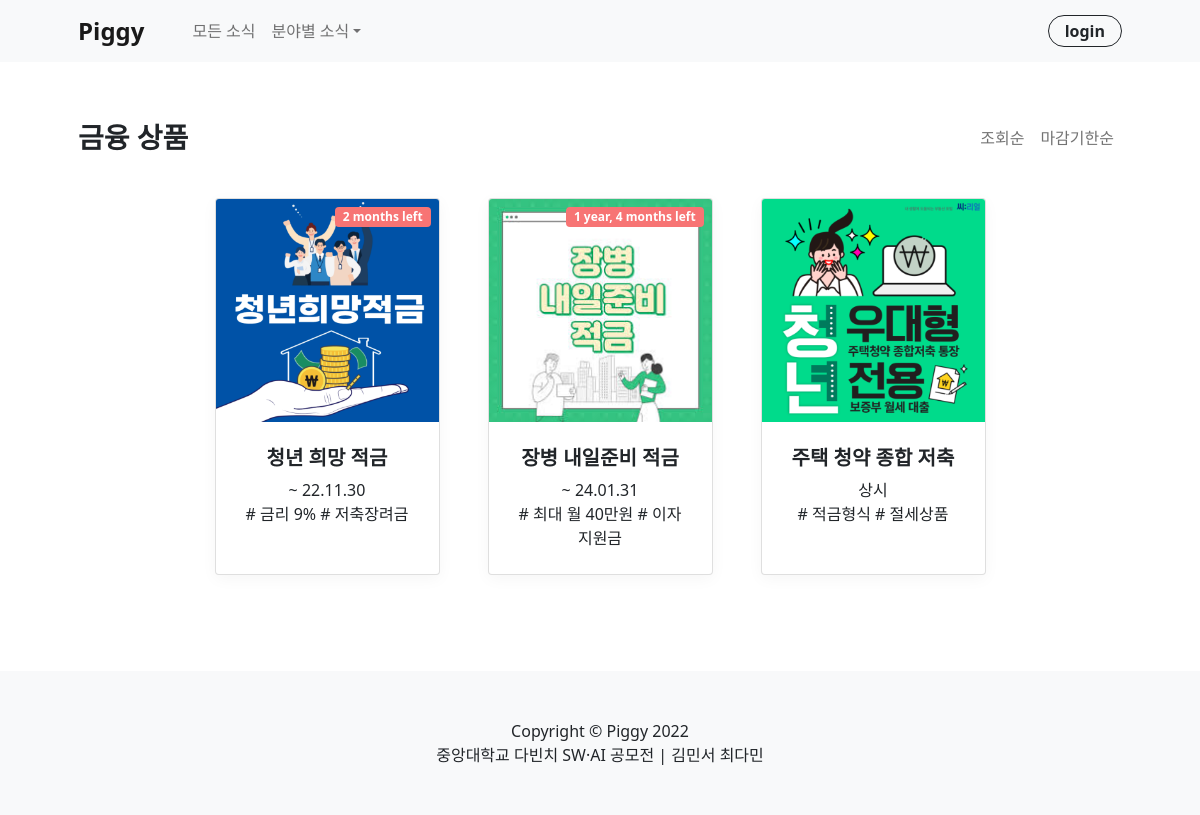
The app's page /list-product/ with its own data.
### posts/models.py (models this page shows, shortened)
class Post(models.Model):
    TargetChoices = (
        ("청년", "청년"),
        ("미성년자", "미성년자"),
        ("대학생", "대학생"),
        ("직장인", "직장인"),
        ("군인", "군인"),
        ("기혼", "기혼"),
        ("무주택자", "무주택자"),
        ("장애인", "장애인"),
        ("국가유공자", "국가유공자")
    )
    CategoryChoices = (
        ("지원 정책", "지원 정책"),
        ("금융 상품", "금융 상품"),
        ("주간 소식", "주간 소식")
    )
    IncomeChoices = (
        ('무소득', '무소득'),
        ('1~100만원', '1~100만원'),
        ('101~200만원', '101~200만원'),
        ('201~300만원', '201~300만원'),
        ('301만원~400만원', '301만원~400만원'),
        ('401만원초과', '401만원초과')
    )
    title = models.CharField(max_length=30)
    end_date = models.DateField(blank=True, null=True)
    subhead = models.CharField(max_length=20)
    photo = models.ImageField(blank=True, null=True, upload_to='post_photo')
    body = models.TextField()
    min_age = models.PositiveIntegerField(blank=True, null=True)
    max_age = models.PositiveIntegerField(blank=True, null=True)
    category = models.CharField(max_length=20, choices=CategoryChoices, default="지원 정책")
    loc1 = models.CharField(max_length=10, blank=True, null=True) # (일단 입력하는 방식으로 대체) 서울시, 경기도, 인천시, 강원도, 충청북도, 충청남도, 전라북도, 전라남도, 경상북도, 경상남도, 부산시, 대구시, 울산시, 제주도
    loc2 = models.CharField(max_length=10, blank=True, null=True) # 강남구, 강동구 ...
    target = MultiSelectField(max_length=60, choices=TargetChoices, default="청년", blank=True, null=True)
    income = MultiSelectField(max_length=60, choices=IncomeChoices, default="무소득", blank=True, null=True)
    count = models.PositiveBigIntegerField(default=0) # 조회수

### posts/views.py (the view)
# urls.py: path('list-product/', views.list_product, name='list-product'),
def list_product(request):
    posts = Post.objects.filter(category='금융 상품')
    return render(request, 'list_product.html', {'posts':posts})

### posts/templates/list_product.html
{% extends "base.html" %}
{% block contents %}
<section class="py-5">
    <div class="navbar navbar-expand-lg navbar-light">
        <div class="container px-4 px-lg-5">
            <h3 class="fw-bolder">금융 상품</h3>
            <ul class="navbar-nav mb-2 ms-lg-4">
                <li class="nav-item"><a class="nav-link" href="#!">조회순</a></li>
                <li class="nav-item"><a class="nav-link" href="#!">마감기한순</a></li>
            </ul>
        </div>
    </div>
    <div class="container px-4 px-lg-5 mt-4">
        <div class="row gx-4 gx-lg-5 row-cols-2 row-cols-md-3 row-cols-xl-4 justify-content-center">
        {% for post in posts %}
            <div class="col mb-5 none-a">
                <a class="card h-100" href="{% url 'post-detail' post.id %}">
                    {% if post.end_date %}
                        <div class="badge bg-pink text-white position-absolute" style="top: 0.5rem; right: 0.5rem">{{ post.end_date|timeuntil }} left</div>
                    {% endif %}
                    <img class="card-img-top" src="{{ post.photo.url }}" alt="..." />
                    <div class="card-body p-4">
                        <div class="text-center">
                            <h5 class="fw-bolder">{{ post.title }}</h5>
                            {% if post.end_date %}
                                ~ {{ post.end_date|date:"y.m.d" }} </br>
                            {% elif post.category == '주간 소식' %}
                                주간 소식 </br>
                            {% else %}
                                상시 </br>
                            {% endif %}
                            {{ post.subhead }}
                        </div>
                    </div>
                </a>
            </div>
        {% endfor %}
        </div>
    </div>
</section>
{% endblock %}

### posts/static/css/main.css (style rules this page uses)
.card { box-shadow: rgb(0 0 0 / 4%) 0px 4px 16px 0px; transition: all 0.125s ease-in 0s; }
.none-a a { color: #212529; text-decoration: none; }

### records on screen
Post: end_date "2 months", photo (picture), title "청년 희망 적금", end_date "22.11.30", subhead "# 금리 9% # 저축장려금"
Post: end_date "1 year, 4 months", photo (picture), title "장병 내일준비 적금", end_date "24.01.31", subhead "# 최대 월 40만원 # 이자지원금"
Post: photo (picture), title "주택 청약 종합 저축", category "상시", subhead "# 적금형식 # 절세상품"
